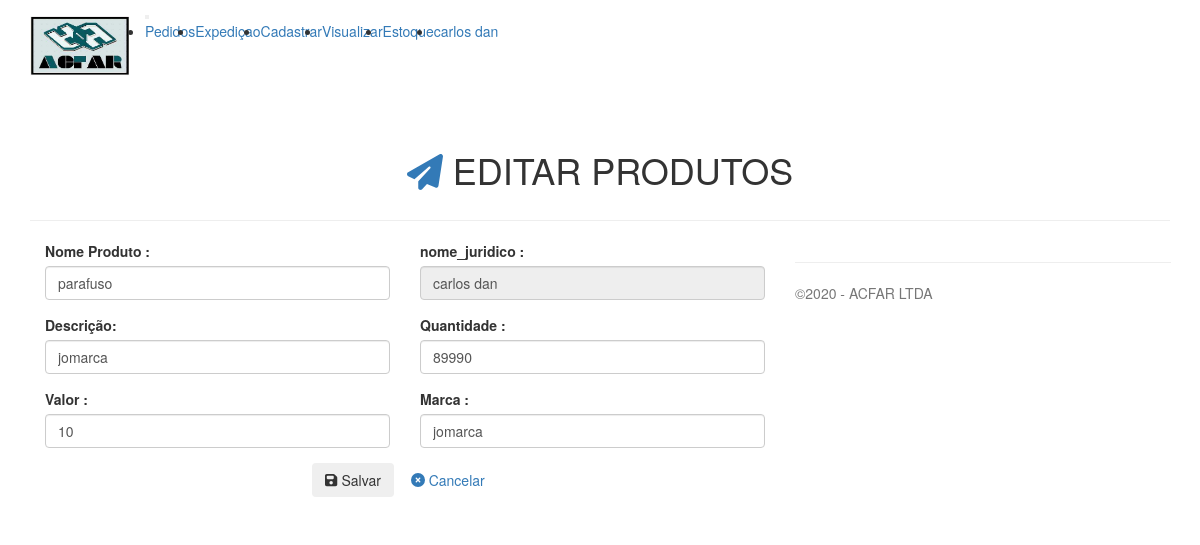
The page /produto/edit.php?id=1 (signed in) on the database its author committed.
### tables this page shows
CREATE TABLE IF NOT EXISTS `produtos` (
  `id` int(11) NOT NULL AUTO_INCREMENT,
  `id_usuario` int(11) DEFAULT NULL,
  `nome` varchar(70) DEFAULT NULL,
  `quantidade` int(11) DEFAULT NULL,
  `descricao` varchar(70) DEFAULT NULL,
  `preco` double DEFAULT NULL,
  `marca` varchar(45) DEFAULT NULL,
  `criado` datetime DEFAULT NULL,
  `modificado` datetime DEFAULT NULL,
  `entrada_merdoria` datetime DEFAULT NULL,
  PRIMARY KEY (`id`),
  KEY `id_usuario` (`id_usuario`)
);

CREATE TABLE IF NOT EXISTS `usuarios` (
  `id` int(11) NOT NULL AUTO_INCREMENT,
  `email` varchar(45) NOT NULL,
  `id_empresa` int(11) DEFAULT NULL,
  `nome` varchar(50) DEFAULT NULL,
  `login` varchar(45) NOT NULL,
  `senha` varchar(45) NOT NULL,
  `tipo` tinyint(4) DEFAULT '0',
  `telefone` varchar(15) DEFAULT NULL,
  `endereco` varchar(70) DEFAULT NULL,
  `cidade` varchar(45) DEFAULT NULL,
  `bairro` varchar(45) DEFAULT NULL,
  `numero` int(11) DEFAULT NULL,
  `cnpj` double DEFAULT NULL,
  `cpf` double DEFAULT NULL,
  `cep` varchar(9) DEFAULT NULL,
  `criado` datetime DEFAULT NULL,
  `modificado` datetime DEFAULT NULL,
  PRIMARY KEY (`id`),
  UNIQUE KEY `email` (`email`,`senha`,`login`,`cep`,`cnpj`),
  KEY `id_empresa` (`id_empresa`)
);

### produto/functions.php (called while the page is built, shortened)
<?php
function find($table = null, $id = null)
{
    $link = open_database();
    $found = null;
    try {
        if ($id) {
            $sql = "SELECT * FROM " . $table . " WHERE id = " . $id;
            $exec = $link->query($sql);
            if ($exec->num_rows > 0) {
                $found = $exec->fetch_assoc();
            }
        } else {
            $sql = "SELECT * FROM " . $table;
            $exec = $link->query($sql);
            if ($exec->num_rows > 0) {
                $found = $exec->fetch_all(MYSQLI_ASSOC);
            }
        }
    } catch (Exception $e) {
        $_SESSION['message'] = $e->getMessage();
        $_SESSION['type'] = 'danger';
    }
    return $found;
}
function edit(){
    if(isset($_GET['id'])){
        $id = $_GET['id'];
        if(!empty($_POST['produto'])){
            $produto = $_POST['produto'];
            $agora = date_create('now', new DateTimeZone('America/Sao_Paulo'));
            $produto['modificado'] = $agora->format("Y-m-d H:i:s");
            update('produtos', $id, $produto);
            header('Location: index1.php');
        }else{
            $produto = find('produtos',$id);
        }
    }
}
?>

### usuarios/functions.php (called while the page is built, shortened)
<?php
function find($table, $id = null){
    $link = open_database();
    $found = null;
    try{
        if ($id) {
            $sql = "SELECT * FROM $table WHERE id = $id ORDER BY id DESC ";
            $exec = $link->query($sql);
            if ($exec->num_rows > 0) {
                $found = $exec->fetch_assoc();
            }
        } else {
            $sql = "SELECT * FROM $table ORDER BY id DESC ";
            $exec = $link->query($sql);
            if ($exec->num_rows > 0) {
                $found = $exec->fetch_all(MYSQLI_ASSOC);
            }
        }
    }catch (Exception $e){
        $_SESSION['message'] = $e->getMessage();
        $_SESSION['type'] = 'danger';
    }
    return $found;
}
function view($id){
    $usuario = find('usuarios',$id);
}
?>

### produto/edit.php (the view, shortened to what this page needs)
<?php
require_once "../usuarios/functions.php";
require_once 'functions.php';
\Produtos\edit();
?>
    <div class="container">
    <header>
        <div class="row" style="margin-top: 40px">
            <div class="col-12 text-center my-4">
                <h1 class="display-4"><i class="fa fa-paper-plane text-primary" aria-hidden="true"></i>
                    EDITAR PRODUTOS
                </h1>
            </div>
        </div>
    </header>
    <hr>
    <div class="row justify-content-center mb-5">
    <div class="col-sm-12 col-md-10 col-lg-8">
        <form action="" method="post" style="margin-bottom: 60px">
            <div class="form-row">
                <div class="form-group col-sm-6">
                    <label for="nome">Nome Produto :</label>
                    <input class="form-control" type="text" id="nome" name="produto['nome']"
                           value="<?php echo $produto['nome']; ?>" required>
                </div>
                <div class="form-group col-sm-6">
                    <label for="nome">nome_juridico :</label>
                    <input class="form-control" type="text" id="nome"
                           value="<?php
                           \Usuarios\view($produto['id_usuario']);
                           echo $usuario['nome'];
                           ?>" disabled>
                </div>
                <div class="form-group col-sm-6">
                    <label for="descricao">Descrição:</label>
                    <input class="form-control" type="text" id="descricao" name="produto['descricao']"
                           value="<?php echo $produto['descricao']; ?>" required>
                </div>
                <div class="form-group col-sm-6">
                    <label for="quantidade">Quantidade :</label>
                    <input class="form-control" type="number" id="quantidade" name="produto['quantidade']"
                           value="<?php echo $produto['quantidade']; ?>" required>
                </div>
                <div class="form-group col-sm-6">
                    <label for="valor">Valor :</label>
                    <input class="form-control" type="text" id="valor" name="produto['preco']"
                           value="<?php echo $produto['preco']; ?>" required>
                </div>
                <div class="form-group col-sm-6">
                    <label for="marca">Marca :</label>
                    <input class="form-control" type="text" id="marca" name="produto['marca']"
                           value="<?php echo $produto['marca']; ?>" required>
                </div>
            </div>
            <div class="col-sm-12 text-center">
                <button type="submit" class="btn btn-outline-primary"><i class="fas fa-save"></i> Salvar</button>
                <a href="index1.php" class="btn btn-outline-danger"><i class="fas fa-times-circle"></i> Cancelar</a>
            </div>
        </form>
    </div>

### css/estile.css (style rules this page uses)
* { margin: 0; padding: 0; }

### rows shown on the page
produtos: nome "parafuso", descricao "jomarca", quantidade "89990", preco "10", marca "jomarca"
usuarios: nome "carlos dan"

### other values the page prints
$_SESSION['usuario'] "carlos dan"
